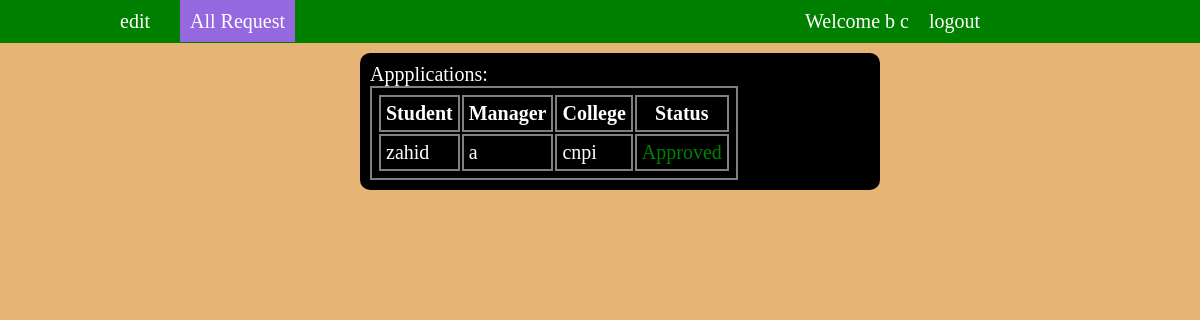
The app's page /manager/request.php (signed in) with its own data.
### tables this page shows
CREATE TABLE `manager` (
  `username` varchar(40) NOT NULL,
  `password` varchar(40) NOT NULL,
  `firstname` varchar(40) NOT NULL,
  `lastname` varchar(40) NOT NULL,
  `college` varchar(40) NOT NULL,
  `gender` varchar(40) NOT NULL,
  `address` varchar(40) NOT NULL
);

CREATE TABLE `application` (
  `studentusername` varchar(40) NOT NULL,
  `managerusername` varchar(40) NOT NULL,
  `collegename` varchar(40) NOT NULL,
  `status` varchar(40) NOT NULL
);

### manager/request.php (the view, shortened to what this page needs)
<?php
include_once '../Connect.php';
?>
<!DOCTYPE html>
<html lang="en">
<head>
    <link rel="stylesheet" href="style.css">
</head>
<body>
    <nav>
        <?php
        $userid = $_SESSION['userid'];
        $q = "select * from manager where username='$userid';";
        $res = mysqli_query($con, $q);
        $row = mysqli_fetch_array($res);
        ?>
        <div class="container">
            <ul>
                <li><a href="edit.php">edit</a></li>
                <li><a href="request.php" style="background-color: rgb(150, 104, 223);">All Request</a></li>
                <div class="user_name">Welcome <?php echo $row['firstname'] . " " . $row['lastname']; ?></div>
                <li><a href="../logout_core.php">logout</a></li>
            </ul>
        </div>
    </nav>
    <form action="apply_core.php" method="post">
        <div class="form-container">
            <?php
            $userid = $_SESSION['userid'];
            ?>
            <label for="college">Appplications:</label>
            <table>
                <thead>
                    <tr>
                        <th>Student</th>
                        <th>Manager</th>
                        <th>College </th>
                        <th>Status</th>
                    </tr>
                </thead>
                <tbody>
                    <?php
                    $sql = "SELECT * FROM application where managerusername='$userid';";
                    $result = $con->query($sql);
                    if ($result->num_rows > 0) {
                        while ($row = $result->fetch_assoc()) {
                            $studentusername = $row["studentusername"] ;
                            $managerusername =$row["managerusername"] ;
                            $collegename = $row["collegename"];
                            echo "<tr>";
                            echo "<td>" . $row["studentusername"] . "</td>";
                            echo "<td>" . $row["managerusername"] . "</td>";
                            echo "<td>" . $row["collegename"] . "</td>";
                            if ($row["status"] == 'waiting') {
                                echo "<td><a href='manage.php?studentusername=$studentusername&managerusername=$managerusername&collegename=$collegename
                                &type=approve' style='color:green'>Approve</a> || <a href='manage.php?studentusername=$studentusername&managerusername=$managerusername&collegename=$collegename
                                &type=reject' style='color:red'>Reject</a></td>";
                            } else {
                                if ($row["status"] == 'Approved') {
                                    echo "<td style='color:green'>" . $row["status"] . "</td>";
                                } else {
                                    echo "<td style='color:red'>" . $row["status"] . "</td>";
                                }
                            }
                            echo "</tr>";
                        }
                    }
                    ?>
                </tbody>
            </table>
    </form>
</body>
</html>

### manager/style.css (style rules this page uses)
* { margin: 0px; padding: 0px; font-size: 20px; }
body { background-color: rgb(230, 181, 118); }
nav .container ul { display: flex; flex-direction: row; background-color: green; padding-left: 100px; }
nav ul li { list-style-type: none; margin: 10px; align-items: center; }
nav ul li a { text-decoration: none; font-size: 20px; padding: 10px; color: white; font-family: cursive; }
nav .user_name { margin-top: 10px; margin-left: 500px; color: white; }

### manager/request.php (style rules this page uses)
.form-container { padding: 10px; width: 500px; position: relative; top: 10px; left: 30%; background-color: black; color: white; border-radius: 10px; }
table, th, td { border: 2px solid grey; padding: 5px; }

### records on screen
manager: firstname "b", lastname "c"
application: studentusername "zahid", managerusername "a", collegename "cnpi", status "Approved"
